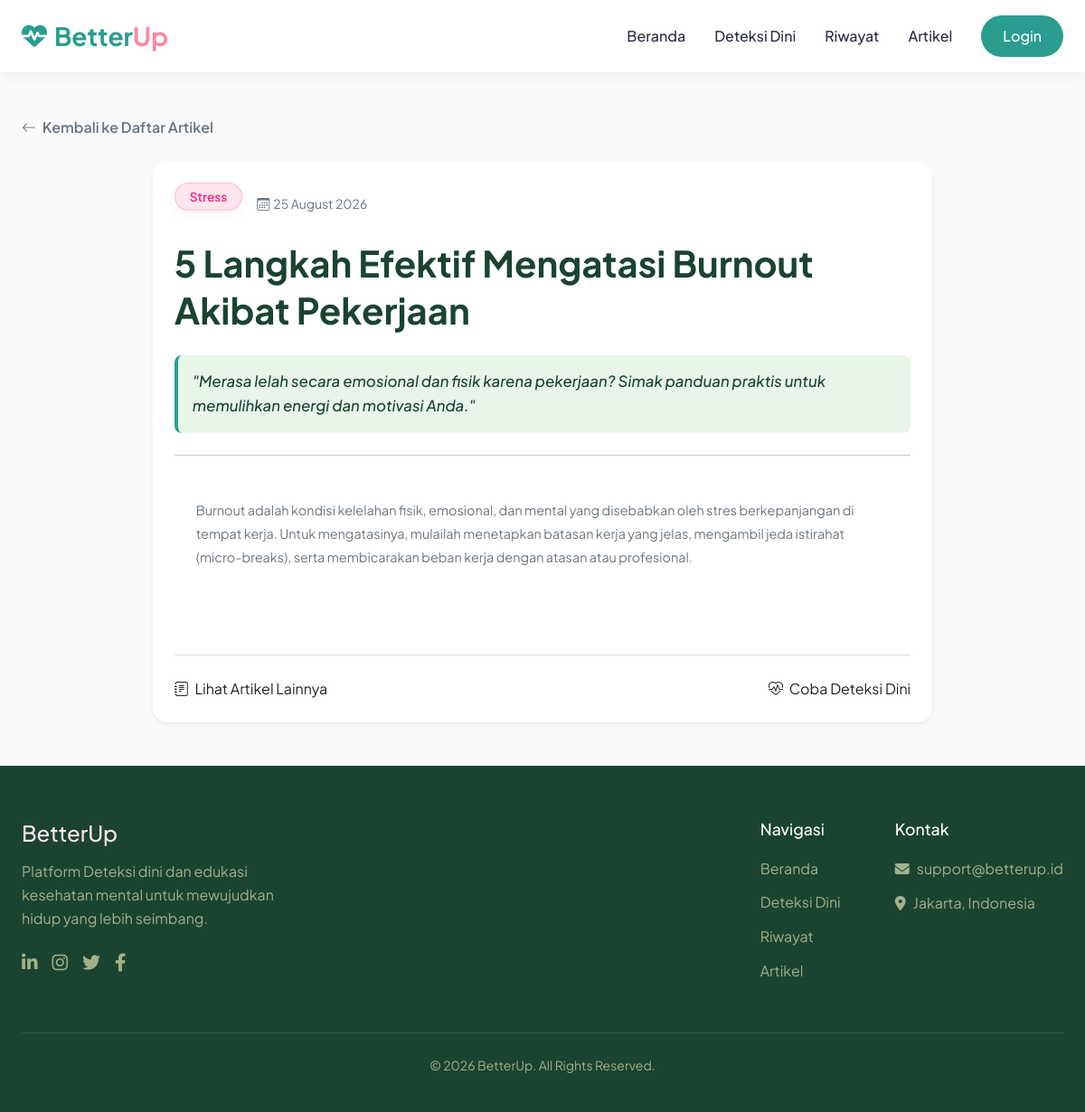
The app's page /artikel/2/ with its own data.
### diagnosis/models.py (models this page shows, shortened)
class Artikel(models.Model):
    judul = models.CharField(max_length=200)
    kategori = models.CharField(max_length=50, default="Kesehatan Mental") #
    ringkasan = models.TextField(help_text="Deskripsi singkat yang tampil di kartu artikel")
    konten = models.TextField(help_text="Isi lengkap artikel")
    gambar = models.ImageField(upload_to='artikel/', blank=True, null=True)
    tanggal_dibuat = models.DateTimeField(auto_now_add=True)

### diagnosis/views.py (the view)
# urls.py: path('artikel/<int:id>/', views.detail_artikel, name='detail_artikel'),
def detail_artikel(request, id):
    detail = get_object_or_404(Artikel, id=id)
    return render(request, 'artikel_detail.html', {'artikel': detail})

### diagnosis/templates/artikel_detail.html (shortened to what this page needs)
{% extends 'base.html' %}
{% block content %}
<div class="container my-5">
    <div class="mb-4">
        <a href="{% url 'artikel' %}" class="text-decoration-none text-muted fw-semibold">
            <i class="bi bi-arrow-left me-1"></i> Kembali ke Daftar Artikel
        </a>
    </div>
    <div class="row justify-content-center">
        <div class="col-lg-9">
            <article class="article-detail-card card shadow-sm border-0 overflow-hidden">
                <div class="card-body p-4 p-md-5">
                    <div class="d-flex flex-wrap align-items-center gap-3 mb-3">
                        {% if artikel.kategori %}
                            <span class="badge badge-disorder px-3 py-2 rounded-pill">
                                {{ artikel.kategori }}
                            </span>
                        {% endif %}
                        <small class="text-muted d-flex align-items-center gap-1">
                            <i class="bi bi-calendar3"></i> {{ artikel.tanggal_dibuat|date:"d F Y" }}
                        </small>
                    </div>
                    <h1 class="fw-bold mb-4" style="color: var(--dark-green); line-height: 1.3;">
                        {{ artikel.judul }}
                    </h1>
                    {% if artikel.ringkasan %}
                        <div class="article-summary p-3 mb-4 rounded-3" style="background-color: var(--soft-green); border-left: 4px solid var(--primary-green);">
                            <p class="mb-0 fw-medium" style="color: var(--dark-green); font-style: italic;">
                                "{{ artikel.ringkasan }}"
                            </p>
                        </div>
                    {% endif %}
                    <hr class="my-4 opacity-10">
                    <div class="article-content" style="color: var(--text-main); line-height: 1.8; font-size: 1.05rem;">
                        {{ artikel.konten|safe|linebreaks }}
                    </div>
                    <div class="mt-5 pt-4 border-top d-flex justify-content-between align-items-center flex-wrap gap-3">
                        <a href="{% url 'artikel' %}" class="btn-pink">
                            <i class="bi bi-journal-text me-1"></i> Lihat Artikel Lainnya
                        </a>
                        <a href="{% url 'deteksi' %}" class="btn-pink">
                            <i class="bi bi-heart-pulse me-1"></i> Coba Deteksi Dini
                        </a>
                    </div>
                </div>
            </article>
        </div>
    </div>
</div>
{% endblock %}

### diagnosis/static/style.css (style rules this page uses)
:root { --primary-pink: #FF85A1; --soft-pink: #FFE5EC; --dark-pink: #F72585; --primary-green: #2A9D8F; --soft-green: #E8F5E9; --dark-green: #1B4332; --bg-light: #FAFAFA; --text-main: #2B2D42; --text-muted: #6C757D; --white: #FFFFFF; --shadow-sm: 0 4px 12px rgba(0, 0, 0, 0.05); --shadow-md: 0 8px 24px rgba(0, 0, 0, 0.08); --radius: 16px; }
* { margin: 0; padding: 0; box-sizing: border-box; font-family: 'Plus Jakarta Sans', sans-serif; scroll-behavior: smooth; }
body { background-color: var(--bg-light); color: var(--text-main); line-height: 1.6; }
a { text-decoration: none; color: inherit; }
.container { max-width: 1200px; margin: 0 auto; padding: 0 24px; }
.my-5 { margin-top: 3rem !important; margin-bottom: 3rem !important; }
.mb-0 { margin-bottom: 0 !important; }
.mb-3 { margin-bottom: 1rem !important; }
.mb-4 { margin-bottom: 1.5rem !important; }
.me-1 { margin-right: 0.25rem !important; }
.p-4 { padding: 1.5rem !important; }
.px-3 { padding-left: 1rem !important; padding-right: 1rem !important; }
.py-2 { padding-top: 0.5rem !important; padding-bottom: 0.5rem !important; }
.fw-bold { font-weight: 700 !important; }
.text-muted { color: var(--text-muted) !important; }
.rounded-pill { border-radius: 50rem !important; }
.d-flex { display: flex !important; }
.justify-content-between { justify-content: space-between !important; }
.align-items-center { align-items: center !important; }
.row { display: flex; flex-wrap: wrap; margin-right: -15px; margin-left: -15px; }
.article-content { padding: 24px; display: flex; flex-direction: column; flex-grow: 1; }
.article-content p { font-size: 0.9rem; color: var(--text-muted); margin-bottom: 16px; }
.badge { display: inline-block; background: var(--white); color: var(--dark-pink); padding: 6px 16px; border-radius: 20px; font-size: 0.875rem; font-weight: 600; margin-bottom: 16px; box-shadow: var(--shadow-sm); }
.badge-disorder { display: inline-block; background-color: var(--soft-pink); color: var(--dark-pink); border: 1px solid rgba(247, 37, 133, 0.2); font-weight: 600; font-size: 0.85rem; }
.article-detail-card { border-radius: var(--radius, 16px); background: var(--white); }
.article-content p { margin-bottom: 1.4rem; }
.article-summary { font-size: 1.05rem; }

### records on screen
Artikel: kategori "Stress", tanggal_dibuat "25 August 2026", judul "5 Langkah Efektif Mengatasi Burnout Akibat Pekerjaan", ringkasan "Merasa lelah secara emosional dan fisik karena pekerjaan? Simak panduan praktis untuk memulihkan energi dan motivasi Anda.", konten "Burnout adalah kondisi kelelahan fisik, emosional, dan mental yang disebabkan oleh stres berkepanjangan di tempat kerja. Untuk mengatasinya, mulailah menetapkan batasan kerja yang jelas, mengambil jeda istirahat (micro-breaks), serta membicarakan beban kerja dengan atasan atau profesional."
